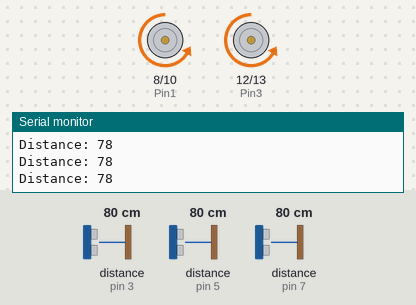
A sketch run on a simulated Arduino Uno, built with avr-gcc and run on an emulated ATmega328P. On the bench: motor-driver pin pairs drawn as motors (green arrow = first pin HIGH = forward, orange = second pin HIGH = backward, longer = more drive, scaled by the enable pin), the last lines printed to the serial monitor. Wiring (inferred from the names in the program): 3 × ultrasonic range finder: trigger pin 2, echo pin 3 / trigger pin 4, echo pin 5 / trigger pin 6, echo pin 7. Inputs (shaded band) come from the test bench; at power-on: distance to the obstacle (sensors on pin 3, pin 5, pin 7) 80 cm. The echo pulse lasts 58.3 µs per cm.

Above: at 1.2 s.
1.3 s: distance to the obstacle (sensor on pin 3) set to 23 cm
2.8 s: distance to the obstacle (sensor on pin 3) set to 19 cm
At 3.2 s:
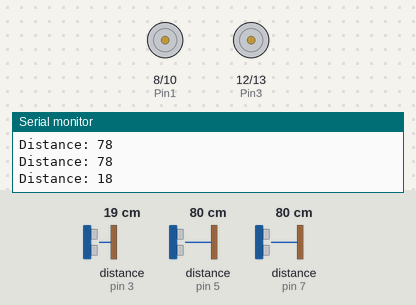
5.8 s: distance to the obstacle (sensor on pin 3) set to 120 cm
At 6.8 s:
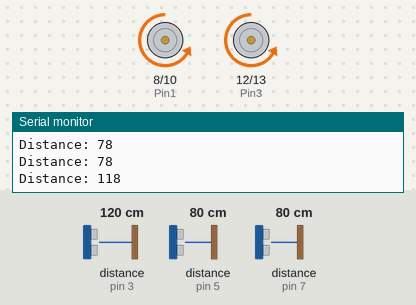
7.3 s: distance to the obstacle (sensor on pin 5) set to 120 cm
10.3 s: distance to the obstacle (sensor on pin 7) set to 120 cm
13.3 s: distance to the obstacle (sensor on pin 7) set to 23 cm
14.8 s: distance to the obstacle (sensor on pin 7) set to 20 cm
At 15.6 s:
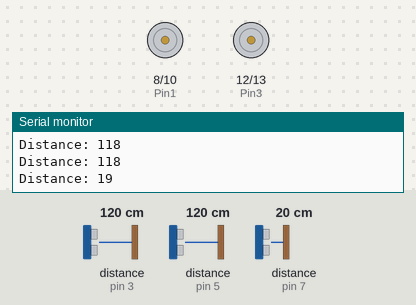
Timing chart, 0 to 18.8 s (numbered marks = the images above; inputs shaded):
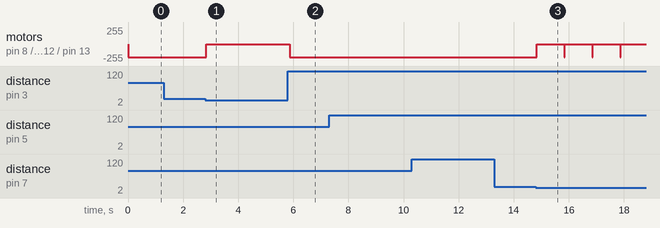

Measured:
- the behaviour switches between 22 and 21 cm on distance to the obstacle (sensor on pin 3) (found by bisection; images 0 and 1)
- the behaviour switches between 22 and 21 cm on distance to the obstacle (sensor on pin 7) (found by bisection; images 2 and 3)
- after the input at 2.8 s, motor on pin 8 (Pin1) / pin 10 (Pin2), motor on pin 12 (Pin3) / pin 13 (Pin4): backward 200/255 → stopped at once
- after the input at 5.8 s, motor on pin 8 (Pin1) / pin 10 (Pin2), motor on pin 12 (Pin3) / pin 13 (Pin4): stopped → backward 200/255 after 0.07 s
- after the input at 14.8 s, motor on pin 8 (Pin1) / pin 10 (Pin2), motor on pin 12 (Pin3) / pin 13 (Pin4): backward 200/255 → stopped at once

The sketch:

dc_motor.ino
```cpp
// Pin Definitions
const int enableA = 9;
const int Pin1 = 8;
const int Pin2 = 10;
const int enableB = 11;
const int Pin3 = 12;
const int Pin4 = 13;
const int trigPin = 2;   // Ultrasonic sensor 1 trig pin
const int echoPin = 3;   // Ultrasonic sensor 1 echo pin
const int trigPin2 = 4;  // Ultrasonic sensor 2 trig pin
const int echoPin2 = 5;  // Ultrasonic sensor 2 echo pin
const int trigPin3 = 6;
const int echoPin3 = 7;

// Variables
long duration;
int distance;
long duration2;
int distance2;
long duration3;
int distance3;

void setup() {
  // Set motor pins as output
  pinMode(enableA, OUTPUT);
  pinMode(Pin1, OUTPUT);
  pinMode(Pin2, OUTPUT);
  pinMode(enableB, OUTPUT);
  pinMode(Pin3, OUTPUT);
  pinMode(Pin4, OUTPUT);

  // Set ultrasonic sensor 1 pins
  pinMode(trigPin, OUTPUT);
  pinMode(echoPin, INPUT);

  // Set ultrasonic sensor 2 pins
  pinMode(trigPin2, OUTPUT);
  pinMode(echoPin2, INPUT);

  // Set ultrasonic sensor 3 pins
  pinMode(trigPin3, OUTPUT);
  pinMode(echoPin3, INPUT);

  // Initialize serial communication
  Serial.begin(9600);
}

void loop() {
  // Move the DC motors forward
  moveForward();

  // Check distance from ultrasonic sensor 1
  distance = getDistance(trigPin, echoPin);

  // If obstacle detected within 20cm from sensor 1, stop the car
  if (distance <= 20) {
    stopCar();
    delay(1000); // Brief delay to stop the car completely
  }

  // Check distance from ultrasonic sensor 2
  distance2 = getDistance(trigPin2, echoPin2);

  // If obstacle detected within 20cm from sensor 2, stop the car
  if (distance2 <= 20) {
    stopCar();
    delay(1000); // Brief delay to stop the car completely
  } // Missing closing curly brace here

  // Check distance from ultrasonic sensor 3
  distance3 = getDistance(trigPin3, echoPin3);

  // If obstacle detected within 20cm from sensor 3, stop the car
  if (distance3 <= 20) {
    stopCar();
    delay(1000); // Brief delay to stop the car completely
  }
}

// Function to move the car forward
void moveForward() {
  digitalWrite(Pin1, LOW);
  digitalWrite(Pin2, HIGH);
  digitalWrite(Pin3, LOW);
  digitalWrite(Pin4, HIGH);
  analogWrite(enableA, 200); // Adjust speed
  analogWrite(enableB, 200); // Adjust speed
}

// Function to stop the car
void stopCar() {
  digitalWrite(Pin1, LOW);
  digitalWrite(Pin2, LOW);
  digitalWrite(Pin3, LOW);
  digitalWrite(Pin4, LOW);
}

// Function to measure distance using ultrasonic sensor
int getDistance(int trigPin, int echoPin) {
  digitalWrite(trigPin, LOW);
  delayMicroseconds(2);
  digitalWrite(trigPin, HIGH);
  delayMicroseconds(10);
  digitalWrite(trigPin, LOW);

  duration = pulseIn(echoPin, HIGH);
  int distance = duration * 0.034 / 2;

  // Print distance for debugging (optional)
  Serial.print("Distance: ");
  Serial.println(distance);

  return distance;
}
```
